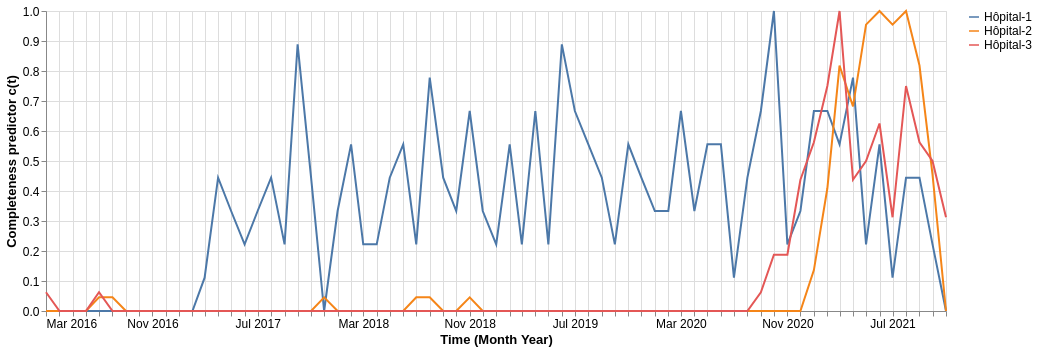

Vega-Lite specification stored for this chart:
### Vega-Lite specification from a JSON file in a GitHub repository (floating-point values rounded to 4 significant figures; data arrays with more than 128 entries replaced by an {"elided": "..."} marker saying what was removed)
{"config": {"view": {"continuousWidth": 300, "continuousHeight": 300}, "axis": {"labelFontSize": 12, "labelLimit": 500, "titleFontSize": 13}, "legend": {"labelFontSize": 12, "labelLimit": 500, "titleFontSize": 13}}, "data": {"name": "data-2b6c6dfdec9d71e66d1688ba3785ed12"}, "mark": {"type": "line"}, "encoding": {"color": {"field": "value", "sort": {"field": "n_visit", "op": "sum", "order": "descending"}, "title": null, "type": "nominal"}, "opacity": {"condition": {"param": "param_6", "value": 1}, "value": 0.2}, "tooltip": [{"field": "value", "title": "Index", "type": "nominal"}, {"field": "date", "timeUnit": "yearmonth", "title": "Date", "type": "temporal"}, {"field": "completeness", "format": ".2f", "title": "c(t)", "type": "quantitative"}], "x": {"axis": {"grid": true, "labelAngle": 0, "tickCount": "month"}, "field": "date", "timeUnit": "yearmonth", "title": "Time (Month Year)", "type": "temporal"}, "y": {"axis": {"grid": true}, "field": "completeness", "title": "Completeness predictor c(t)", "type": "quantitative"}}, "height": 300, "params": [{"name": "param_6", "select": {"type": "point", "fields": ["value"]}, "bind": "legend"}], "transform": [{"fold": ["care_site_short_name"], "as": ["index", "value"]}, {"joinaggregate": [{"op": "sum", "field": "n_visit", "as": "sum_visit"}], "groupby": ["value", "date"]}, {"joinaggregate": [{"op": "max", "field": "sum_visit", "as": "max_visit"}], "groupby": ["value"]}, {"calculate": "(datum.sum_visit / datum.max_visit)", "as": "completeness"}], "width": 900, "$schema": "https://vega.github.io/schema/vega-lite/v5.8.0.json", "datasets": {"data-2b6c6dfdec9d71e66d1688ba3785ed12": {"elided": "207 records"}}}
